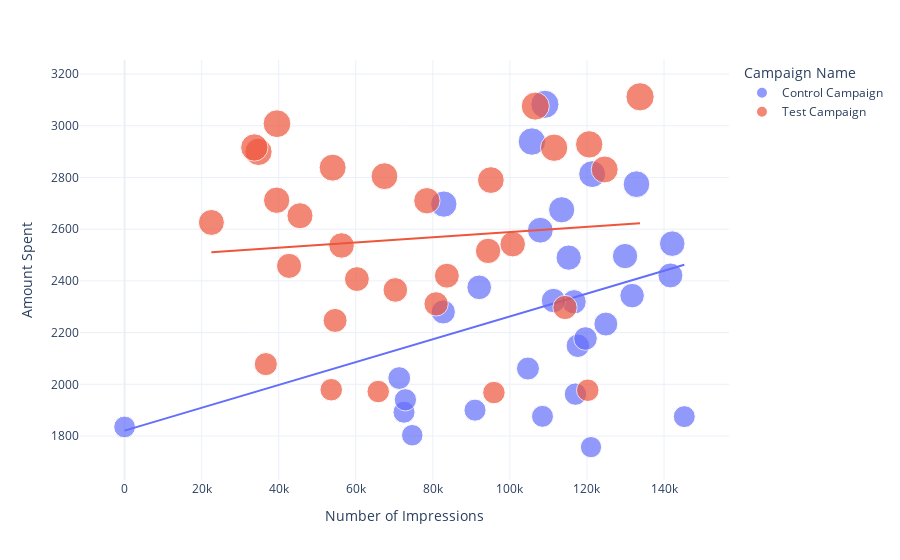
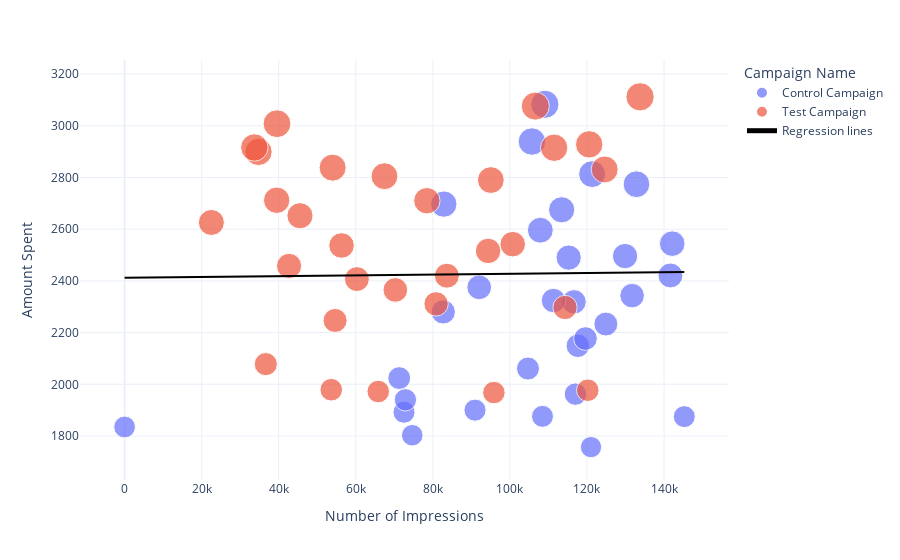

Here is the notebook cell these charts were saved with, in order:
### Markdown cell above
**A/B Testing**
First analyse the relationship between the number of impressions we got from both the campaigns and the amount spent on both the camapaigns

### Code cell
figure=px.scatter(data_frame=ab_data, x="Number of Impressions", y="Amount Spent", size="Amount Spent", color="Campaign Name", trendline="ols")
figure.show()

x=ab_data["Number of Impressions"].values.reshape(-1,1) #reshaping
y=ab_data["Amount Spent"].values

#loading the model
model=LinearRegression()
model.fit(x,y)

# predicting the values
ab_data["Predicted Amount Spent"]=model.predict(x)


# plot using plotly
figure=px.scatter(data_frame=ab_data, x="Number of Impressions", y="Amount Spent", size="Amount Spent", color="Campaign Name")

# Adding regression line
figure.add_scatter(x=ab_data["Number of Impressions"], y=ab_data["Predicted Amount Spent"], mode="lines", name="Regression lines", line=dict(color="black"))
figure.show()

### Figure 1 — Plotly figure (JSON) as saved in the notebook; plotly's stock layout.template omitted (floating-point values rounded to 4 significant figures)
{"data": [{"hovertemplate": "Campaign Name=Control Campaign<br>Number of Impressions=%{x}<br>Amount Spent=%{marker.size}<extra></extra>", "legendgroup": "Control Campaign", "marker": {"color": "#636efa", "size": [2280, 2149, 2490, 2319, 2697, 1875, 2774, 2024, 2177, 1876, 2596, 1757, 2675, 1803, 2939, 2496, 1892, 1962, 2233, 2061, 2421, 2375, 2343, 2324, 1940, 1835, 3083, 2544, 1900, 2813], "sizemode": "area", "sizeref": 7.78, "symbol": "circle"}, "mode": "markers", "name": "Control Campaign", "orientation": "v", "showlegend": true, "type": "scatter", "x": [82702, 117624, 115247, 116639, 82847, 145248, 132845, 71274, 119612, 108452, 107890, 121040, 113430, 74654, 105705, 129880, 72515, 117006, 124897, 104678, 141654, 92029, 131711, 111306, 72878, 0, 109076, 142123, 90939, 121332], "xaxis": "x", "y": [2280, 2149, 2490, 2319, 2697, 1875, 2774, 2024, 2177, 1876, 2596, 1757, 2675, 1803, 2939, 2496, 1892, 1962, 2233, 2061, 2421, 2375, 2343, 2324, 1940, 1835, 3083, 2544, 1900, 2813], "yaxis": "y"}, {"hovertemplate": "<b>OLS trendline</b><br>Amount Spent = 0.00441691 * Number of Impressions + 1820.65<br>R<sup>2</sup>=0.123516<br><br>Campaign Name=Control Campaign<br>Number of Impressions=%{x}<br>Amount Spent=%{y} <b>(trend)</b><extra></extra>", "legendgroup": "Control Campaign", "marker": {"color": "#636efa", "symbol": "circle"}, "mode": "lines", "name": "Control Campaign", "showlegend": false, "type": "scatter", "x": [0, 71274, 72515, 72878, 74654, 82702, 82847, 90939, 92029, 104678, 105705, 107890, 108452, 109076, 111306, 113430, 115247, 116639, 117006, 117624, 119612, 121040, 121332, 124897, 129880, 131711, 132845, 141654, 142123, 145248], "xaxis": "x", "y": [1821.0, 2135.0, 2141.0, 2143.0, 2150.0, 2186.0, 2187.0, 2222.0, 2227.0, 2283.0, 2288.0, 2297.0, 2300.0, 2302.0, 2312.0, 2322.0, 2330.0, 2336.0, 2337.0, 2340.0, 2349.0, 2355.0, 2357.0, 2372.0, 2394.0, 2402.0, 2407.0, 2446.0, 2448.0, 2462.0], "yaxis": "y"}, {"hovertemplate": "Campaign Name=Test Campaign<br>Number of Impressions=%{x}<br>Amount Spent=%{marker.size}<extra></extra>", "legendgroup": "Test Campaign", "marker": {"color": "#EF553B", "size": [3008, 2790, 2420, 2831, 1972, 2537, 2516, 3076, 1968, 1979, 2626, 2542, 2712, 3112, 2899, 2407, 2078, 2928, 2311, 2915, 2247, 2805, 2365, 1977, 2710, 2297, 2458, 2838, 2916, 2652], "sizemode": "area", "sizeref": 7.78, "symbol": "circle"}, "mode": "markers", "name": "Test Campaign", "orientation": "v", "showlegend": true, "type": "scatter", "x": [39550, 95054, 83633, 124591, 65827, 56304, 94338, 106584, 95843, 53632, 22521, 100719, 39470, 133771, 34752, 60286, 36650, 120576, 80841, 111469, 54627, 67444, 70263, 120203, 78451, 114295, 42684, 53986, 33669, 45511], "xaxis": "x", "y": [3008, 2790, 2420, 2831, 1972, 2537, 2516, 3076, 1968, 1979, 2626, 2542, 2712, 3112, 2899, 2407, 2078, 2928, 2311, 2915, 2247, 2805, 2365, 1977, 2710, 2297, 2458, 2838, 2916, 2652], "yaxis": "y"}, {"hovertemplate": "<b>OLS trendline</b><br>Amount Spent = 0.00100671 * Number of Impressions + 2487.98<br>R<sup>2</sup>=0.008600<br><br>Campaign Name=Test Campaign<br>Number of Impressions=%{x}<br>Amount Spent=%{y} <b>(trend)</b><extra></extra>", "legendgroup": "Test Campaign", "marker": {"color": "#EF553B", "symbol": "circle"}, "mode": "lines", "name": "Test Campaign", "showlegend": false, "type": "scatter", "x": [22521, 33669, 34752, 36650, 39470, 39550, 42684, 45511, 53632, 53986, 54627, 56304, 60286, 65827, 67444, 70263, 78451, 80841, 83633, 94338, 95054, 95843, 100719, 106584, 111469, 114295, 120203, 120576, 124591, 133771], "xaxis": "x", "y": [2511.0, 2522.0, 2523.0, 2525.0, 2528.0, 2528.0, 2531.0, 2534.0, 2542.0, 2542.0, 2543.0, 2545.0, 2549.0, 2554.0, 2556.0, 2559.0, 2567.0, 2569.0, 2572.0, 2583.0, 2584.0, 2584.0, 2589.0, 2595.0, 2600.0, 2603.0, 2609.0, 2609.0, 2613.0, 2623.0], "yaxis": "y"}], "layout": {"legend": {"itemsizing": "constant", "title": {"text": "Campaign Name"}, "tracegroupgap": 0}, "margin": {"t": 60}, "xaxis": {"anchor": "y", "domain": [0, 1], "title": {"text": "Number of Impressions"}}, "yaxis": {"anchor": "x", "domain": [0, 1], "title": {"text": "Amount Spent"}}}}

### Figure 2 — Plotly figure (JSON) as saved in the notebook; plotly's stock layout.template omitted (floating-point values rounded to 4 significant figures)
{"data": [{"hovertemplate": "Campaign Name=Control Campaign<br>Number of Impressions=%{x}<br>Amount Spent=%{marker.size}<extra></extra>", "legendgroup": "Control Campaign", "marker": {"color": "#636efa", "size": [2280, 2149, 2490, 2319, 2697, 1875, 2774, 2024, 2177, 1876, 2596, 1757, 2675, 1803, 2939, 2496, 1892, 1962, 2233, 2061, 2421, 2375, 2343, 2324, 1940, 1835, 3083, 2544, 1900, 2813], "sizemode": "area", "sizeref": 7.78, "symbol": "circle"}, "mode": "markers", "name": "Control Campaign", "orientation": "v", "showlegend": true, "type": "scatter", "x": [82702, 117624, 115247, 116639, 82847, 145248, 132845, 71274, 119612, 108452, 107890, 121040, 113430, 74654, 105705, 129880, 72515, 117006, 124897, 104678, 141654, 92029, 131711, 111306, 72878, 0, 109076, 142123, 90939, 121332], "xaxis": "x", "y": [2280, 2149, 2490, 2319, 2697, 1875, 2774, 2024, 2177, 1876, 2596, 1757, 2675, 1803, 2939, 2496, 1892, 1962, 2233, 2061, 2421, 2375, 2343, 2324, 1940, 1835, 3083, 2544, 1900, 2813], "yaxis": "y"}, {"hovertemplate": "Campaign Name=Test Campaign<br>Number of Impressions=%{x}<br>Amount Spent=%{marker.size}<extra></extra>", "legendgroup": "Test Campaign", "marker": {"color": "#EF553B", "size": [3008, 2790, 2420, 2831, 1972, 2537, 2516, 3076, 1968, 1979, 2626, 2542, 2712, 3112, 2899, 2407, 2078, 2928, 2311, 2915, 2247, 2805, 2365, 1977, 2710, 2297, 2458, 2838, 2916, 2652], "sizemode": "area", "sizeref": 7.78, "symbol": "circle"}, "mode": "markers", "name": "Test Campaign", "orientation": "v", "showlegend": true, "type": "scatter", "x": [39550, 95054, 83633, 124591, 65827, 56304, 94338, 106584, 95843, 53632, 22521, 100719, 39470, 133771, 34752, 60286, 36650, 120576, 80841, 111469, 54627, 67444, 70263, 120203, 78451, 114295, 42684, 53986, 33669, 45511], "xaxis": "x", "y": [3008, 2790, 2420, 2831, 1972, 2537, 2516, 3076, 1968, 1979, 2626, 2542, 2712, 3112, 2899, 2407, 2078, 2928, 2311, 2915, 2247, 2805, 2365, 1977, 2710, 2297, 2458, 2838, 2916, 2652], "yaxis": "y"}, {"line": {"color": "black"}, "mode": "lines", "name": "Regression lines", "type": "scatter", "x": [82702, 39550, 117624, 95054, 115247, 83633, 116639, 124591, 82847, 65827, 56304, 145248, 94338, 132845, 106584, 71274, 119612, 95843, 53632, 108452, 107890, 22521, 121040, 100719, 113430, 39470, 133771, 74654, 34752, 105705, 60286, 129880, 72515, 36650, 120576, 117006, 80841, 124897, 111469, 104678, 54627, 141654, 67444, 92029, 70263, 131711, 120203, 111306, 72878, 78451, 114295, 0, 42684, 109076, 53986, 142123, 33669, 90939, 121332, 45511], "y": [2425.0, 2418.0, 2430.0, 2426.0, 2430.0, 2425.0, 2430.0, 2431.0, 2425.0, 2422.0, 2421.0, 2434.0, 2426.0, 2432.0, 2428.0, 2423.0, 2430.0, 2427.0, 2420.0, 2429.0, 2428.0, 2415.0, 2430.0, 2427.0, 2429.0, 2418.0, 2432.0, 2423.0, 2417.0, 2428.0, 2421.0, 2432.0, 2423.0, 2418.0, 2430.0, 2430.0, 2424.0, 2431.0, 2429.0, 2428.0, 2420.0, 2434.0, 2422.0, 2426.0, 2423.0, 2432.0, 2430.0, 2429.0, 2423.0, 2424.0, 2429.0, 2412.0, 2419.0, 2429.0, 2420.0, 2434.0, 2417.0, 2426.0, 2430.0, 2419.0]}], "layout": {"legend": {"itemsizing": "constant", "title": {"text": "Campaign Name"}, "tracegroupgap": 0}, "margin": {"t": 60}, "xaxis": {"anchor": "y", "domain": [0, 1], "title": {"text": "Number of Impressions"}}, "yaxis": {"anchor": "x", "domain": [0, 1], "title": {"text": "Amount Spent"}}}}
